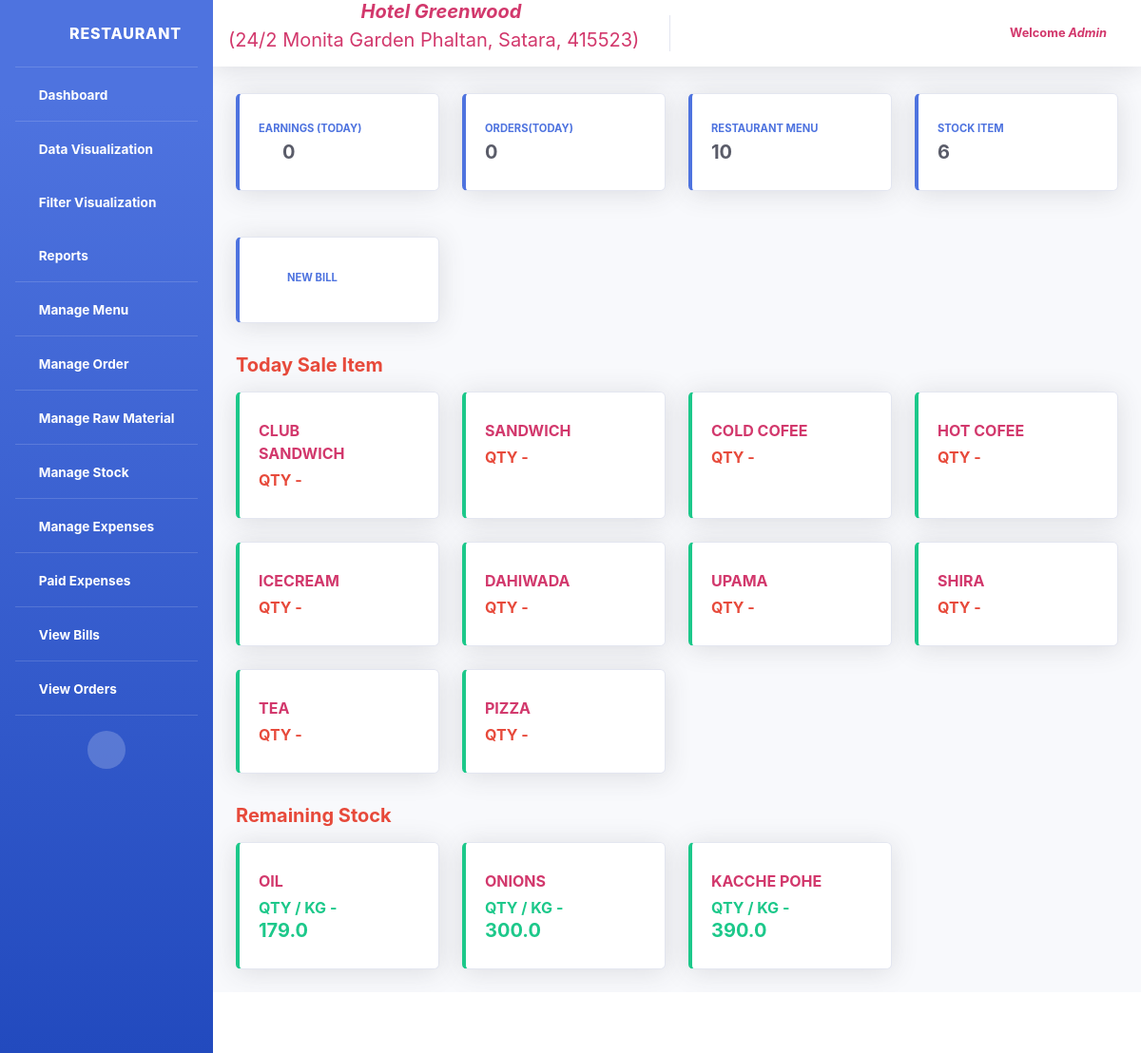
Page /polls/dashboard/ (signed in) on the committed database.
### polls/models.py (models this page shows, shortened)
class Menu(models.Model):
	menu_name = models.CharField(max_length=50, null=True)
	status = models.IntegerField(default=1,null=True)
	created_at = models.DateTimeField(auto_now_add=True)
	updated_at = models.DateTimeField(auto_now=True)
	slug = models.SlugField(unique=True, null=True, blank=True)
	class Meta:
		db_table = "Menu"

class AddStockTmp(models.Model):
	stock_item = models.ForeignKey(RawMaterialItem,  on_delete=models.CASCADE, null=True)
	stock_kg_qty = models.FloatField(null=True)
	price = models.FloatField(null=True)
	status = models.IntegerField(default=1, null=True)
	created_at = models.DateField(auto_now_add=True)
	updated_at = models.DateField(auto_now=True)

class RawMaterialItem(models.Model):
	raw_item = models.CharField(max_length=50, null=True)
	status = models.IntegerField(default=1,null=True)
	created_at = models.DateTimeField(auto_now_add=True)
	updated_at = models.DateTimeField(auto_now=True)
	slug = models.SlugField(unique=True, null=True, blank=True)
	def __str__(self):
		return self.raw_item
	class Meta:
		db_table = "RawMaterialItem"

### polls/views.py (the view)
# urls.py: path('dashboard/', views.MyDashboardView.as_view(), name='dashboard'),
class MyDashboardView(LoggedInMixin,ListView):
    model = AddStockTmp
    template_name='dashboard.html'
    def get_context_data(self, **kwargs):
        context = super(MyDashboardView, self).get_context_data(**kwargs)
        context['stock_list'] = AddStockTmp.objects.filter(status=1).order_by('stock_kg_qty')
        today = date.today()
        total_orders = Orders.objects.filter(item_date = today).count()
        context['order_list'] = total_orders
        total_earn = Orders.objects.filter(item_date=today, status=1).aggregate(Sum('item_total'))
        context['earn_list'] = total_earn
        total_menu = Menu.objects.filter(status=1).count()
        context['menu_list'] = total_menu
        stock_item = RawMaterialItem.objects.filter(status=1).count()
        context['raw_item_list'] = stock_item
        item = []
        qtyDataData = []
        obj1 = Menu.objects.values('id', 'menu_name').filter(status=1).order_by('-id')
        for i in obj1:
            item.append(i['menu_name'])
            q = Orders.objects.filter(item_date=(today), item_name=i['id'])
            saleData = q.aggregate(Sum('item_qty'))
            if not q:
                qtyDataData.append(0)
            else:
                qtyDataData.append(saleData)
        data = zip(item, qtyDataData)
        context['order_data'] = data
        return context

### polls/views.py (called while the page is built)
    def dispatch(self, request, *args, **kwargs):
        if not request.user.is_authenticated:
            return redirect('/polls/login/')
        return super(LoggedInMixin, self).dispatch(request, *args, **kwargs)

### polls/templates/dashboard.html (shortened to what this page needs)
{% extends 'header.html' %}
{% block body %}
{% load static %}
<!DOCTYPE html>
<html>
<head>
	<link href="{% static 'vendor/fontawesome-free/css/all.min.css' %}" rel="stylesheet" type="text/css">
	<link href="{% static 'css/sb-admin-2.min.css' %}" rel="stylesheet">
	<link href="{% static 'css/other.css' %}" rel="stylesheet">
</head>
<body>
	<body id="page-top">
		<div id="wrapper">
		  <div id="content-wrapper" class="d-flex flex-column">
			<div id="content">
			  <div class="container-fluid">
				<div class="row mt-4">
					<div class="col-xl-3 col-md-6 mb-4">
						<div class="card border-left-primary shadow h-100 py-2">
						  <div class="card-body">
							<div class="row no-gutters align-items-center">
							  <div class="col mr-2">
								<div class="text-xs font-weight-bold text-primary text-uppercase mb-1">Earnings (Today)</div>
								<div class="h5 mb-0 font-weight-bold text-gray-800"><i class="fas fa-rupee-sign"></i>&nbsp;
									{% if earn_list.item_total__sum > 0 %}
										{{earn_list.item_total__sum}}
									{% else %}
										0
									{% endif %}
								</div>
							  </div>
							  <div class="col-auto">
								<i class="fas fa-calendar fa-2x text-gray-300"></i>
							  </div>
							</div>
						  </div>
						</div>
					  </div>
					<div class="col-xl-3 col-md-6 mb-4">
						<div class="card border-left-primary shadow h-100 py-2">
						<div class="card-body">
							<div class="row no-gutters align-items-center">
							<div class="col mr-2">
								<div class="text-xs font-weight-bold text-primary text-uppercase mb-1">Orders(Today)</div>
								<div class="h5 mb-0 font-weight-bold text-gray-800">{{order_list}}</div>
							</div>
							<div class="col-auto">
								<i class="fa fa-first-order  fa-2x text-gray-300"></i>
							</div>
							</div>
						</div>
						</div>
					</div>
					<div class="col-xl-3 col-md-6 mb-4">
						<div class="card border-left-primary shadow h-100 py-2">
						<div class="card-body">
							<div class="row no-gutters align-items-center">
							<div class="col mr-2">
								<div class="text-xs font-weight-bold text-primary text-uppercase mb-1">Restaurant Menu</div>
								<div class="h5 mb-0 font-weight-bold text-gray-800">{{menu_list}}</div>
							</div>
							</div>
						</div>
						</div>
					</div>
					<div class="col-xl-3 col-md-6 mb-4">
						<div class="card border-left-primary shadow h-100 py-2">
						<div class="card-body">
							<div class="row no-gutters align-items-center">
							<div class="col mr-2">
								<div class="text-xs font-weight-bold text-primary text-uppercase mb-1">Stock Item</div>
								<div class="h5 mb-0 font-weight-bold text-gray-800">{{raw_item_list}}</div>
							</div>
							<div class="col-auto">
								<i class="fas fa-calendar fa-2x text-gray-300"></i>
							</div>
							</div>
						</div>
						</div>
					</div>
				</div>
				<div class="row mt-4">
					<div class="col-xl-3 col-md-6 mb-4">
						<div class="card border-left-primary shadow h-100 py-2">
						  <div class="card-body">
							<div class="row no-gutters align-items-center">
							  <div class="col mr-2">
								<div class="h5 mb-0 font-weight-bold text-gray-800">
									<a class="nav-link" href="{% url 'manageOrder' %}">
										<div class="text-xs font-weight-bold text-primary text-uppercase mb-1">
											<i class="fas fa-rupee-sign"></i>&nbsp; New Bill
										</div>
									</a>
								</div>
							  </div>
							  <div class="col-auto">
								<i class="fas fa-calendar fa-2x text-gray-300"></i>
							  </div>
							</div>
						  </div>
						</div>
					  </div>
				</div>
				<div class="d-sm-flex align-items-center justify-content-between mt-2 mb-2">
					<h5 class="text-danger font-weight-bold">Today Sale Item</h5>
				  </div>
				<div class="row">
	  				{% for item, qty in order_data %}
		    			<div class="col-xl-3 col-md-6 mb-4">
							<div class="card border-left-success shadow h-100 py-2">
						 		<div class="card-body">
						   			<div class="row no-gutters align-items-center">
										<div class="col mr-2">
							   				<div class="text-xl font-weight-bold text-uppercase mb-1" style="color :#D2386C">{{item}}</div>
											{% if qty.item_qty__sum > 100 %}
							   					<div class="mb-0 font-weight-bold text-success blink_sale_item">QTY - <span class="h5 font-weight-bold">{{qty.item_qty__sum}}</span></div>
											{% else %}
												<div class="mb-0 font-weight-bold text-danger">QTY - </div>
											{% endif %}
							 			</div>
										<div class="col-auto">
											<i class="fas fa-plus fa-2x text-gray-300 mb-0"></i>
										</div>
						   			</div>
						 		</div>
					   		</div>
						</div>
					{% endfor %}
				</div>
				<div class="d-sm-flex align-items-center justify-content-between mt-2 mb-2">
				  <h5 class="text-danger font-weight-bold">Remaining Stock</h5>
				</div>
				<div class="row">
				 {% for i in stock_list %}
				  <div class="col-xl-3 col-md-6 mb-4">
					{% if i.stock_kg_qty > 100 %}
						<div class="card border-left-success shadow h-100 py-2">
					{% else %}
						<div class="card border-left-danger shadow h-100 py-2">
					{% endif %}
					  <div class="card-body">
						<div class="row no-gutters align-items-center">
						  <div class="col mr-2">
							<div class="text-xl font-weight-bold text-uppercase mb-1" style="color :#D2386C">{{i.stock_item}}</div>
							{% if i.stock_kg_qty > 100 %}
							<div class="mb-0 font-weight-bold text-success">QTY / KG - <span class="h5 font-weight-bold">{{i.stock_kg_qty}}</span></div>
							{% endif %}
						  </div>
						  <div class="col-auto">
							<i class="fas fa-shopping-cart fa-2x text-gray-300"></i>
						  </div>
						</div>
					  </div>
					</div>
				  </div>
				  {% endfor %}
				</div>
			  </div>
			</div>
		  </div>
		</div>
	  </body>
</body>
</html>
{% endblock %}

### polls/templates/header.html (shortened to what this page needs)
{% load static %}
<html>
<head>
  <link href="{% static 'vendor/fontawesome-free/css/all.min.css' %}" rel="stylesheet" type="text/css">
  <link href="{% static 'css/sb-admin-2.min.css' %}" rel="stylesheet">
  <link href="{% static 'css/other.css' %}" rel="stylesheet">
</head>
<body id="page-top">
<div id="wrapper">
<ul class="navbar-nav bg-gradient-primary sidebar sidebar-dark accordion" id="accordionSidebar">
  <a class="sidebar-brand d-flex align-items-center justify-content-center" href="{% url 'dashboard' %}">
  <div class="sidebar-brand-icon rotate-n-15">
    <i class="fas fa-home fa-fw "></i>
  </div>
  <div class="sidebar-brand-text mx-3">Restaurant</div>
  </a>
  <hr class="sidebar-divider my-0">
  <li class="nav-item active">
    <a class="nav-link" href="{% url 'dashboard' %}">
      <i class="fas fa-fw fa-tachometer-alt"></i>
      <span>Dashboard</span></a>
  </li>
  <hr class="sidebar-divider my-0">
  <li class="nav-item active">
    <a class="nav-link collapsed" href="#" data-toggle="collapse" data-target="#collapseTwo" aria-expanded="true" aria-controls="collapseTwo">
      <i class="fas fa-fw fa fa-chart-area"></i>
      <span>Data Visualization</span>
    </a>
  </li>
 <li class="nav-item active">
    <a class="nav-link collapsed" href="#" data-toggle="collapse" data-target="#collapsefilter" aria-expanded="true" aria-controls="collapseTwo">
      <i class="fas fa-fw fa fa-chart-area"></i>
      <span>Filter Visualization</span>
    </a>
  </li>
  <li class="nav-item active">
    <a class="nav-link collapsed" href="#" data-toggle="collapse" data-target="#collapsereport" aria-expanded="true" aria-controls="collapseTwo">
      <i class="fas fa-fw fa fa-file"></i>
      <span>Reports</span>
    </a>
  </li>
  <hr class="sidebar-divider my-0">
  <li class="nav-item active">
    <a class="nav-link" href="{% url 'manageMenu' %}">
      <i class="fas fa-fw fa-cog"></i>
      <span>Manage Menu</span></a>
  </li>
  <hr class="sidebar-divider my-0">
  <li class="nav-item active">
    <a class="nav-link" href="{% url 'manageOrder' %}">
      <i class="fas fa-fw fa-cog"></i>
      <span>Manage Order</span></a>
  </li>
  <hr class="sidebar-divider my-0">
  <li class="nav-item active">
    <a class="nav-link" href="{% url 'manageRawMaterial' %}">
      <i class="fas fa-fw fa-cog"></i>
      <span>Manage Raw Material</span></a>
  </li>
  <hr class="sidebar-divider my-0">
  <li class="nav-item active">
    <a class="nav-link" href="{% url 'manageStock' %}">
      <i class="fas fa-fw fa-cog"></i>
      <span>Manage Stock</span></a>
  </li>
  <hr class="sidebar-divider my-0">
  <li class="nav-item active">
    <a class="nav-link" href="{% url 'manageExpenses' %}">
      <i class="fas fa-fw fa-cog"></i>
      <span>Manage Expenses</span></a>
  </li>
  <hr class="sidebar-divider my-0">
  <li class="nav-item active">
    <a class="nav-link" href="{% url 'paidExpeses' %}">
      <i class="fas fa-fw fa-plus"></i>
      <span>Paid Expenses</span></a>
  </li>
  <hr class="sidebar-divider my-0">
  <li class="nav-item active">
    <a class="nav-link" href="{% url 'viewBills' %}">
      <i class="fas fa-fw fa fa-list"></i>
      <span>View Bills</span></a>
  </li>
  <hr class="sidebar-divider my-0">
  <li class="nav-item active">
    <a class="nav-link" href="{% url 'viewOrderDetails' %}">
      <i class="fas fa-fw fa fa-list"></i>
      <span>View Orders</span></a>
  </li>
<hr class="sidebar-divider">
  <div class="text-center d-none d-md-inline">
    <button class="rounded-circle border-0" id="sidebarToggle"></button>
  </div>
</ul>
    <div id="content-wrapper" class="d-flex flex-column">
        <div id="content">
        <nav class="navbar navbar-expand navbar-light bg-white topbar mb-1 static-top shadow">
          <span align="center" class="navbar-brand mb-0 h1 text-info"><i class='fas fa-hotel' style='font-size:20px'></i><i class="font-weight-bold" style="color: #D2386C;">Hotel Greenwood</i><p style="color:  #D2386C;"> (24/2 Monita Garden Phaltan, Satara, 415523)</p></span>
            <ul class="navbar-nav ml-auto">
            <li class="nav-item dropdown no-arrow">
              <a class="nav-link dropdown-toggle" href="#" id="userDropdown" role="button" data-toggle="dropdown" aria-haspopup="true" aria-expanded="false">
                <span class="mr-2 d-none d-lg-inline text-gray-600 small">
                {% if user.is_authenticated %}
                  <b style="color: #D2386C;">Welcome&nbsp;<i>{{request.user | title}}</i></b>
                {% endif %}
                </span>
              </a>
            </li>
          </ul>
        </nav>
        {% block body %} {% endblock %}
    </div>
      <footer class="sticky-footer bg-white">
      </footer>
    </div>
  </div>
</body>
</html>

### rows in the picture
Menu: order_data "CLUB SANDWICH"
Menu: order_data "SANDWICH"
Menu: order_data "COLD COFEE"
Menu: order_data "HOT COFEE"
Menu: order_data "ICECREAM"
Menu: order_data "DAHIWADA"
Menu: order_data "UPAMA"
Menu: order_data "SHIRA"
Menu: order_data "TEA"
Menu: order_data "PIZZA"
AddStockTmp: stock_item "OIL", stock_kg_qty "179.0"
AddStockTmp: stock_item "ONIONS", stock_kg_qty "300.0"
AddStockTmp: stock_item "KACCHE POHE", stock_kg_qty "390.0"

### other values in the picture
{{ request.user | title }} "Admin"
{{ order_list }} "0"
{{ menu_list }} "10"
{{ raw_item_list }} "6"
